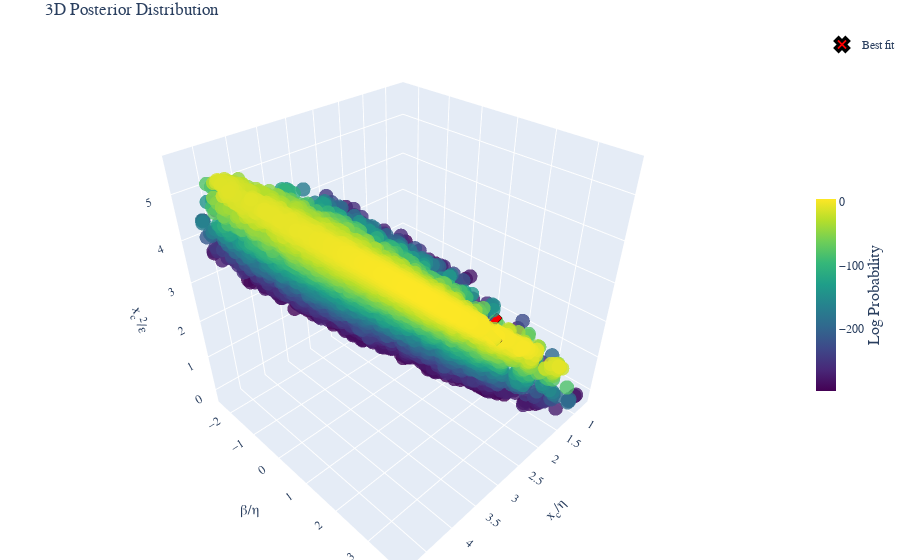

Notebook cell for this chart:
### Code cell
fig =post.plot_posterior3D_interactive([0,1,2],labels=labels_trans, truths=np.log(truths_trans),truth_label="Best fit" )
# Save the figure using matplotlib's savefig instead of plotly's write_image
fig.show()
if SAVE_PRODUCTS:
    # Save the figure as HTML
    html_file_name = config_name+test_str+'_3D_plot'
    if subfolder is not None:
        html_file_name = os.path.join(subfolder, html_file_name)
    html_path = os.path.join(Products_folder, 'html_3d_plots', f'{html_file_name}.html')
    # Create directory if it doesn't exist
    os.makedirs(os.path.dirname(html_path), exist_ok=True)
    fig.write_html(html_path)

### Figure 1 — Plotly figure (JSON) as saved in the notebook; plotly's stock layout.template omitted (floating-point values rounded to 4 significant figures; data arrays with more than 128 entries replaced by an {"elided": "..."} marker saying what was removed)
{"data": [{"marker": {"color": {"elided": "7533 float values"}, "colorbar": {"len": 0.4, "thickness": 20, "title": {"font": {"size": 16}, "side": "right", "text": "Log Probability"}, "x": 1.0, "y": 0.5}, "colorscale": [[0.0, "#440154"], [0.1111, "#482878"], [0.2222, "#3e4989"], [0.3333, "#31688e"], [0.4444, "#26828e"], [0.5556, "#1f9e89"], [0.6667, "#35b779"], [0.7778, "#6ece58"], [0.8889, "#b5de2b"], [1.0, "#fde725"]], "opacity": 0.8, "size": 5}, "mode": "markers", "name": "Posterior", "scene": "scene", "showlegend": false, "type": "scatter3d", "x": {"elided": "7533 float values"}, "y": {"elided": "7533 float values"}, "z": {"elided": "7533 float values"}}, {"marker": {"color": "red", "line": {"color": "black", "width": 3}, "size": 12, "symbol": "x"}, "mode": "markers", "name": "Best fit", "scene": "scene", "showlegend": true, "type": "scatter3d", "x": [2.131], "y": [2.326], "z": [2.132]}], "layout": {"font": {"family": "Computer Modern"}, "margin": {"b": 0, "l": 0, "r": 0, "t": 30}, "scene": {"aspectmode": "cube", "xaxis": {"exponentformat": "e", "showexponent": "all", "title": {"font": {"size": 14}, "text": "x<sub>c</sub>/η"}}, "yaxis": {"exponentformat": "e", "showexponent": "all", "title": {"font": {"size": 14}, "text": "β/η"}}, "zaxis": {"exponentformat": "e", "showexponent": "all", "title": {"font": {"size": 14}, "text": "x<sub>c</sub><sup>2</sup>/ε"}}}, "title": {"text": "3D Posterior Distribution"}}}
